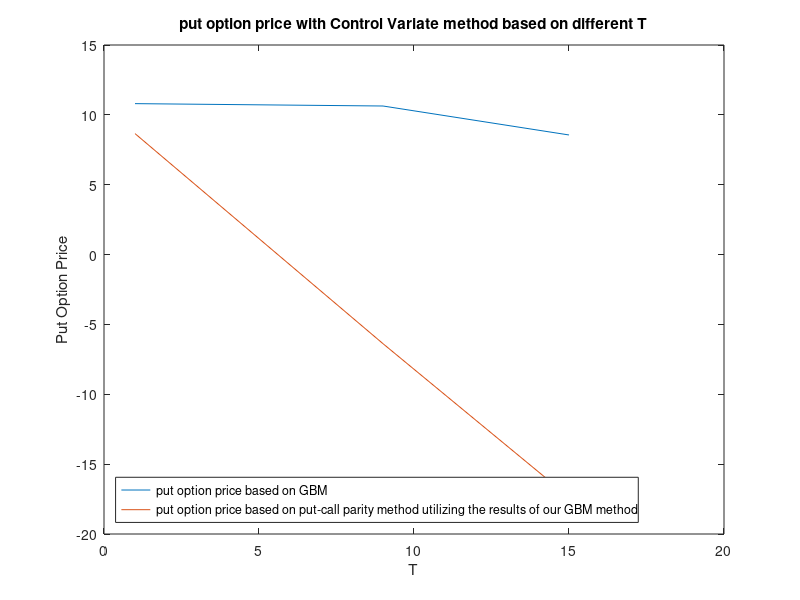

Reproduce this figure in MATLAB.
rng(10);
clc;
clear;
 
C=[10.80342478
10.63375417
8.56076762



];
t=[1
9
15


];
C_mat=[8.65954632
-6.37736348
-17.35658101



];


figure

plot(t,C);
title('put option price with Control Variate method based on different T')
xlabel('T')
hold on;
plot(t,C_mat);
het1=legend('put option price based on GBM','put option price based on put-call parity method utilizing the results of our GBM method')
set(het1,'Location','SouthWest') 
ylabel('Put Option Price')
